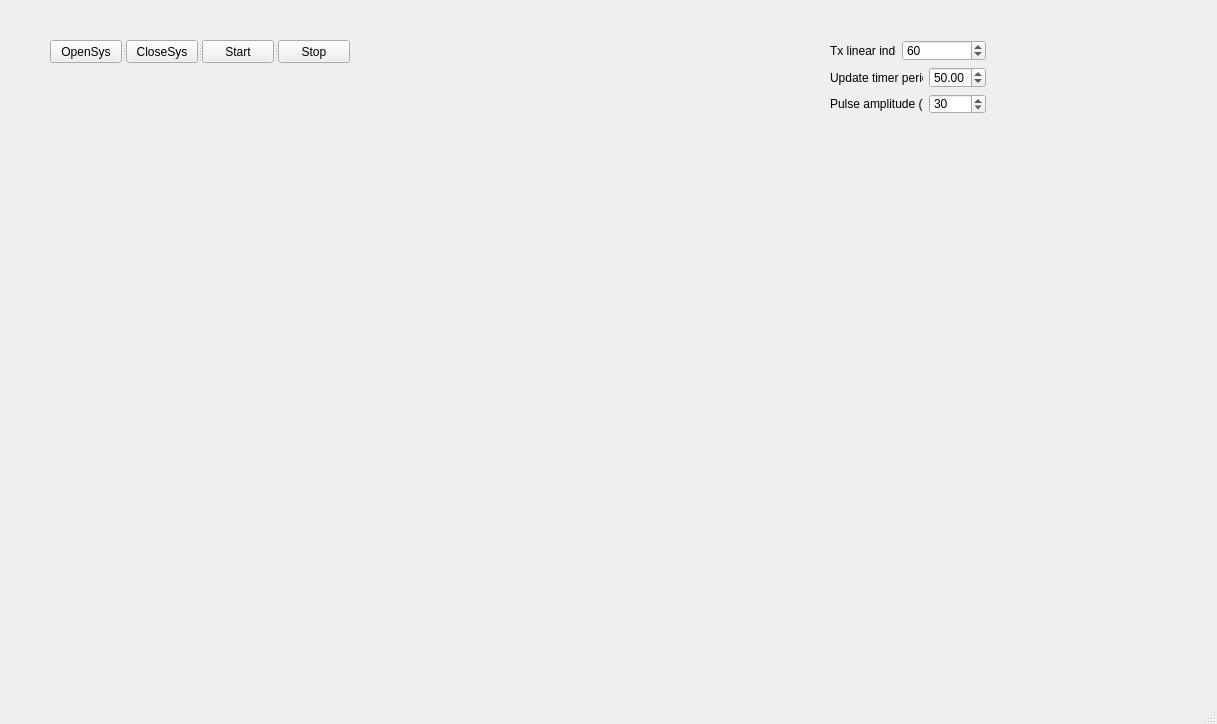
<?xml version="1.0" encoding="UTF-8"?>
<ui version="4.0">
 <class>MainWindow</class>
 <widget class="QMainWindow" name="MainWindow">
  <property name="geometry">
   <rect>
    <x>0</x>
    <y>0</y>
    <width>1217</width>
    <height>724</height>
   </rect>
  </property>
  <property name="windowTitle">
   <string>SITAU2 array alignment </string>
  </property>
  <widget class="QWidget" name="centralwidget">
   <widget class="ImageView" name="bscan_widget" native="true">
    <property name="geometry">
     <rect>
      <x>49</x>
      <y>79</y>
      <width>591</width>
      <height>581</height>
     </rect>
    </property>
   </widget>
   <widget class="PlotWidget" name="ascan_widget" native="true">
    <property name="geometry">
     <rect>
      <x>660</x>
      <y>180</y>
      <width>531</width>
      <height>391</height>
     </rect>
    </property>
   </widget>
   <widget class="QSplitter" name="splitter">
    <property name="geometry">
     <rect>
      <x>50</x>
      <y>40</y>
      <width>300</width>
      <height>23</height>
     </rect>
    </property>
    <property name="orientation">
     <enum>Qt::Horizontal</enum>
    </property>
    <widget class="QPushButton" name="opensys_pushb">
     <property name="text">
      <string>OpenSys</string>
     </property>
    </widget>
    <widget class="QPushButton" name="closesys_pushb">
     <property name="text">
      <string>CloseSys</string>
     </property>
    </widget>
    <widget class="QPushButton" name="start_pushb">
     <property name="text">
      <string>Start</string>
     </property>
    </widget>
    <widget class="QPushButton" name="stop_pushb">
     <property name="text">
      <string>Stop</string>
     </property>
    </widget>
   </widget>
   <widget class="QWidget" name="">
    <property name="geometry">
     <rect>
      <x>830</x>
      <y>40</y>
      <width>156</width>
      <height>74</height>
     </rect>
    </property>
    <layout class="QGridLayout" name="gridLayout">
     <item row="0" column="0">
      <widget class="QLabel" name="label">
       <property name="text">
        <string>Tx linear index:</string>
       </property>
      </widget>
     </item>
     <item row="0" column="1" colspan="2">
      <widget class="QSpinBox" name="tx_spinbox">
       <property name="maximum">
        <number>128</number>
       </property>
       <property name="value">
        <number>60</number>
       </property>
      </widget>
     </item>
     <item row="1" column="0" colspan="2">
      <widget class="QLabel" name="label_2">
       <property name="text">
        <string>Update timer period:</string>
       </property>
      </widget>
     </item>
     <item row="1" column="2">
      <widget class="QDoubleSpinBox" name="timer_spinbox">
       <property name="value">
        <double>50.000000000000000</double>
       </property>
      </widget>
     </item>
     <item row="2" column="0" colspan="2">
      <widget class="QLabel" name="label_3">
       <property name="text">
        <string>Pulse amplitude (V):</string>
       </property>
      </widget>
     </item>
     <item row="2" column="2">
      <widget class="QSpinBox" name="pulseamp_spinbox">
       <property name="value">
        <number>30</number>
       </property>
      </widget>
     </item>
    </layout>
   </widget>
  </widget>
  <widget class="QMenuBar" name="menubar">
   <property name="geometry">
    <rect>
     <x>0</x>
     <y>0</y>
     <width>1217</width>
     <height>21</height>
    </rect>
   </property>
  </widget>
  <widget class="QStatusBar" name="statusbar"/>
 </widget>
 <customwidgets>
  <customwidget>
   <class>ImageView</class>
   <extends>QWidget</extends>
   <header>pyqtgraph</header>
   <container>1</container>
  </customwidget>
  <customwidget>
   <class>PlotWidget</class>
   <extends>QWidget</extends>
   <header>pyqtgraph</header>
   <container>1</container>
  </customwidget>
 </customwidgets>
 <resources/>
 <connections/>
</ui>
